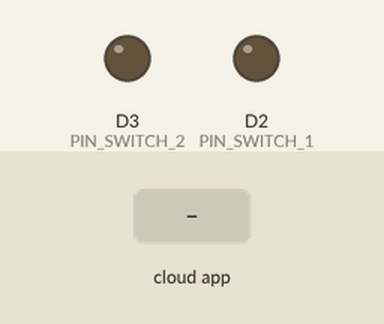
Bench run of a sketch on a simulated ESP8266 (NodeMCU). On the bench: output pins drawn as LEDs (lit = HIGH). The inputs (shaded band) are chosen by the test bench. The RemoteXY app is connected.

Above: at 1.2 s.
1.3 s: the phone or cloud app sets switch_1 to 1
At 2.4 s:
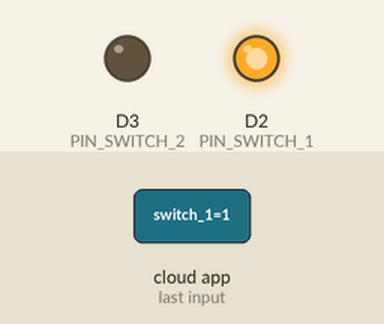
2.8 s: the phone or cloud app sets switch_2 to 1
At 3.5 s:
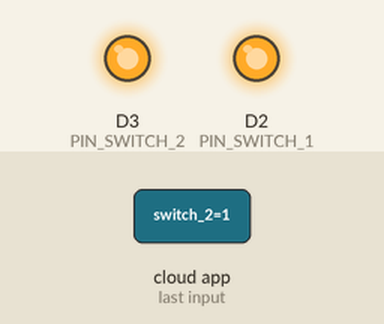
4.3 s: the phone or cloud app sets switch_1 to 0
At 4.7 s:
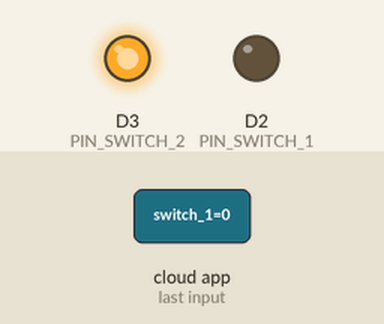
5.8 s: the phone or cloud app sets switch_2 to 0
At 7.0 s:
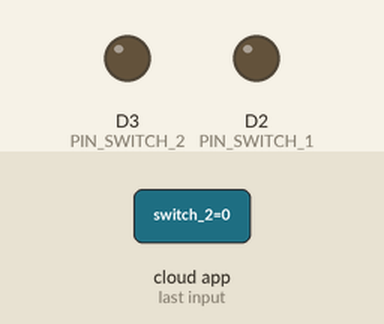
Timing chart, 0 to 8.3 s (numbered marks = the images above; inputs shaded):
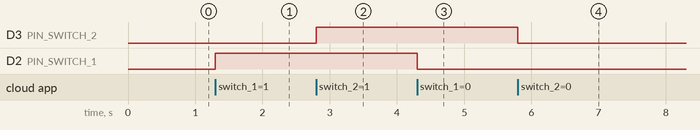

Measured:
- after the input at 1.3 s, D2 (PIN_SWITCH_1): LOW → HIGH at once
- after the input at 2.8 s, D3 (PIN_SWITCH_2): LOW → HIGH at once
- after the input at 4.3 s, D2 (PIN_SWITCH_1): HIGH → LOW at once
- after the input at 5.8 s, D3 (PIN_SWITCH_2): HIGH → LOW at once

The sketch:

cloud.ino
```cpp
// (licence header left out)
//////////////////////////////////////////////
//        RemoteXY include library          //
//////////////////////////////////////////////

// RemoteXY select connection mode and include library
#define REMOTEXY_MODE__ESP8266WIFI_LIB_CLOUD
#include <ESP8266WiFi.h>

#include <RemoteXY.h>

// RemoteXY connection settings
#define REMOTEXY_WIFI_SSID "pratik"
#define REMOTEXY_WIFI_PASSWORD "11111112"
#define REMOTEXY_CLOUD_SERVER "cloud.remotexy.com"
#define REMOTEXY_CLOUD_PORT 6376
#define REMOTEXY_CLOUD_TOKEN "120047f8c01e0dbedc19c72caebedece"
#define REMOTEXY_ACCESS_PASSWORD "12345"


// RemoteXY configurate
#pragma pack(push, 1)
uint8_t RemoteXY_CONF[] =
  { 255,2,0,0,0,45,0,8,13,2,
  2,0,10,21,22,11,19,22,22,11,
  2,26,31,31,79,78,0,79,70,70,
  0,2,0,61,21,22,11,19,57,22,
  11,2,26,31,31,79,78,0,79,70,
  70,0 };

// this structure defines all the variables of your control interface
struct {

    // input variable
  uint8_t switch_1; // =1 if switch ON and =0 if OFF
  uint8_t switch_2; // =1 if switch ON and =0 if OFF

    // other variable
  uint8_t connect_flag;  // =1 if wire connected, else =0

} RemoteXY;
#pragma pack(pop)

/////////////////////////////////////////////
//           END RemoteXY include          //
/////////////////////////////////////////////

#define PIN_SWITCH_1 D2
#define PIN_SWITCH_2 D3


void setup()
{
  RemoteXY_Init ();

  pinMode (PIN_SWITCH_1, OUTPUT);
  pinMode (PIN_SWITCH_2, OUTPUT);

  // TODO you setup code

}

void loop()
{
  RemoteXY_Handler ();

  digitalWrite(PIN_SWITCH_1, (RemoteXY.switch_1==0)?LOW:HIGH);
  digitalWrite(PIN_SWITCH_2, (RemoteXY.switch_2==0)?LOW:HIGH);

  // TODO you loop code
  // use the RemoteXY structure for data transfer


}
```
